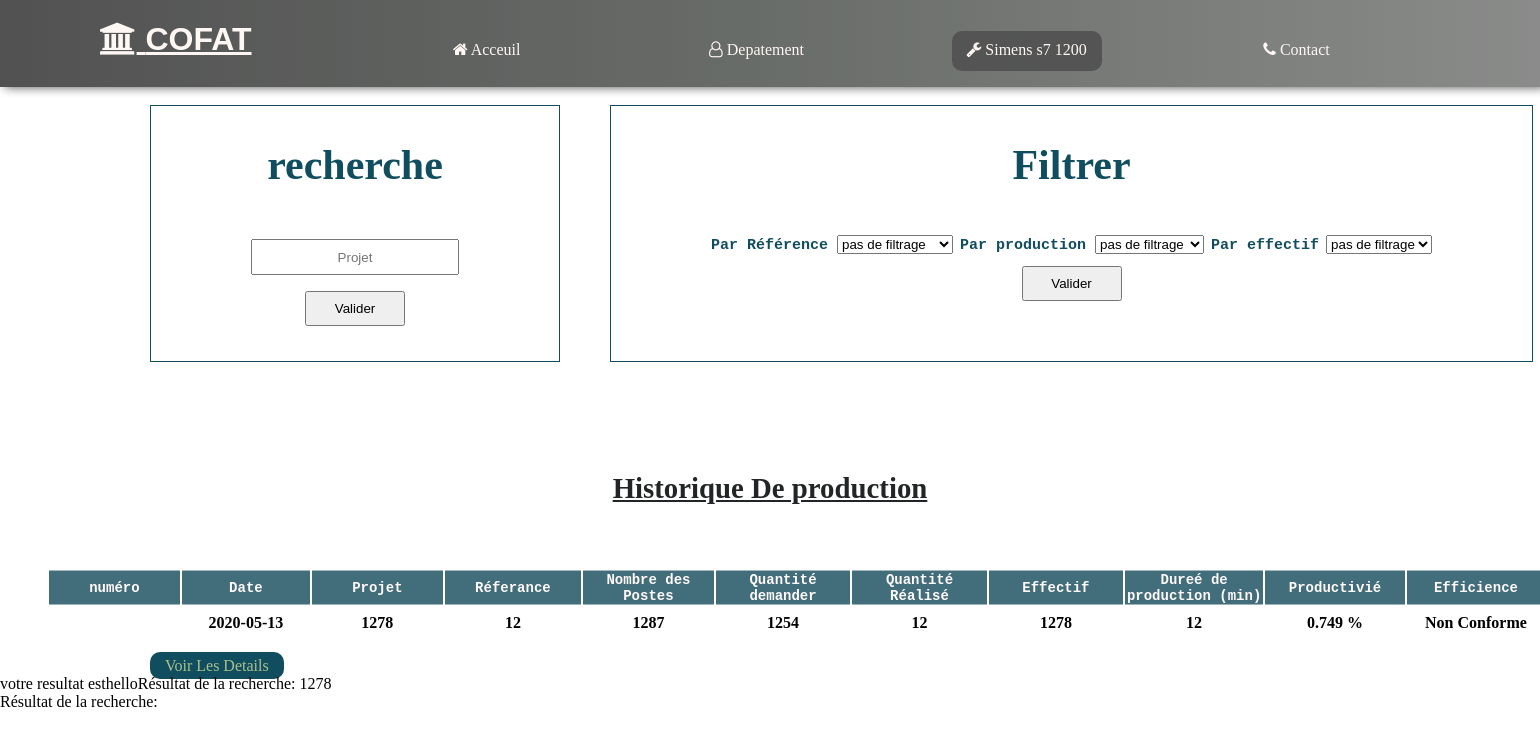
The page /siteweb/code/simens/detail.php on the database its author committed.
### tables this page shows
CREATE TABLE IF NOT EXISTS `donee` (
  `date` date NOT NULL,
  `projet` varchar(100) NOT NULL,
  `ref` varchar(100) NOT NULL,
  `poste` varchar(100) NOT NULL,
  `demande` varchar(100) NOT NULL,
  `realise` varchar(100) NOT NULL,
  `duree` varchar(100) NOT NULL,
  `effectif` varchar(100) NOT NULL
);

### siteweb/code/simens/detail.php (the view, shortened to what this page needs)
<!DOCTYPE html>
<html>
<head>
  <link rel="stylesheet" type="text/css" href="main.css">
  <link rel="stylesheet" type="text/css" href="https://stackpath.bootstrapcdn.com/font-awesome/4.7.0/css/font-awesome.min.css">
  <link rel="stylesheet" type="text/css" href="https://stackpath.bootstrapcdn.com/font-awesome/4.7.0/css/font-awesome.min.css">
  <link rel="stylesheet" type="text/css" href="production-historique.css">
</head>
<body class="photo">
    <header>
      <titre id="titre">
        <h1><i class="fa fa-university" ></i></i>  COFAT</h1>
      </titre>
     <div class="menu-bar">
     <ul>
         <li><a class=" col" href="#"><i class="fa fa-home"></i>   Acceuil</a> </li>
         <li><a class="col"href="login.php"><i class="fa fa-user-o"></i>  Depatement</a>
           </li>
         <li><a class="col active" href="#"><i class="fa fa-wrench"></i> Simens s7 1200</a>
        </li>
         <li><a class="col" href="https://www.linkedin.com/company/cofat-group/about/"><i class="fa fa-phone"></i>  Contact</a> </li>
     </ul>
     </div>
    </header>
   <br>
<box class='avant'>
<div class='title'>
<h2> recherche <h2>
<form action="ex2.php" method="post">
<input type="text" name="recherche" placeholder="Projet" >
<div >
         <button id="btn-rech" type="submit" name="recherche">Valider</button>
          </div>
</div>
<div class='title'>
<h2> Filtrer<h2>
    <h3 class='ligne'> Par Référence </h3>
<select name="ref" >
                 <option value="">pas de filtrage</option>
							</select>
<h3> Par production </h3>
<select name="ref" >
                               <option value="">pas de filtrage</option>
                            </select>
  <h3> Par effectif</h3>
  <select name="ref" >
                               <option value="">pas de filtrage</option>
                            </select>
                            <div >
         <button id="btn-rech" type="submit" name="submit">Valider</button>
          </div>
</div>
</box>
<div class="titre">
<h2> Historique De production </h2>
  </div>
<div class="effectif-2">
  <table>
    <tr class="case1">
    <th> numéro</th>
      <th> Date</th>
      <th> Projet</th>
      <th> Réferance</th>
      <th> Nombre des Postes </th>
      <th> Quantité demander</th>
      <th> Quantité Réalisé</th>
      <th> Effectif</th>
      <th> Dureé de production (min) </th>
      <th> Productivié</th>
      <th> Efficience</th>
   </tr>
<?php
require 'database.php';
$sql="SELECT * FROM donee";
$res=mysqli_query($conn,$sql);
$rowcount=mysqli_num_rows($res);
if ($rowcount>0) {
    while($row=mysqli_fetch_assoc($res)){
      $x=$row['demande'];
      $y=$row['realise'];
      $a=$row['effectif'];
      $b=$row['duree'];
   $h=12000/$x;
     $resultat=(($y*$h)/($a*$b))*100;
       $d='Non Conforme' ;
       echo'<tr>';
       echo '<th>'. $row['id'] .'</th>';
        echo '<th>'. $row['date'] .'</th>';
		echo '<th>'. $row['projet'] .'</th>';
		echo '<th>'. $row['ref'] .'</th>';
		echo '<th>'. $row['poste'] .'</th>';
		echo '<th>'. $row['demande'] .'</th>';
		echo '<th>'. $row['realise'] .'</th>';
		echo '<th>'. $row['effectif'] .'</th>';
		echo '<th>'. $row['duree'] .'</th>';
    echo '<th>'. number_format($resultat,3).' %</th>';
    if ($resultat<=80){
      echo '<th>'. $d .'</th>';
    }
        echo '</tr>';
    }
    }
?>
 </table>
</div>
<div>
<a class="page" href="detail.php"> Voir Les Details </a>
  </div>
</body>
</html>
<?php
$db_server = 'localhost';
$db_name = 'cofat2';
$db_user_login = 'root';
$db_user_pass = '';
$conn = mysqli_connect($db_server,$db_user_login, $db_user_pass, $db_name);
 $recherche = isset($_POST['recherche']) ? $_POST['recherche'] : '';
 $res = $conn->query(
 "SELECT * FROM donee
  WHERE projet LIKE '%$recherche%'
  LIMIT 10");
if ($res){
 $nbutilisateurs=mysqli_num_rows($res);
if($nbutilisateurs>0){
echo "hello";
 while( $row = mysqli_fetch_array($res)){
 echo 'Résultat de la recherche:  '.$row['projet'].' <br />';
 echo 'Résultat de la recherche:  '.$row['id'].' <br />';
 }}}
?>

### siteweb/code/simens/main.css (style rules this page uses)
body { background-size: 97%; margin: 0; padding: 0; }
header { display: block; display: flex; background-image: linear-gradient(to right,rgb(9, 9, 9), #2a302b,rgb(89, 91, 89)); box-shadow: 5px 0px 10px #000; opacity: 0.7; }
titre { margin-left: 100px; color: seashell; text-decoration: underline; font-family: 'Lucida Grande', 'Lucida Sans Unicode', Geneva, Verdana, sans-serif; }
.menu-bar { text-align: center; }
.menu-bar ul { display: flex; list-style: none; padding-top: 15px; }
.menu-bar ul li { margin-left: 120px; }
.menu-bar ul li a { color: seashell; width: 150px; height: 30px; display: block; padding-top: 10px; text-decoration: none; }
.active { background-color:rgb(0,0,0,0.8) ; border-radius: 10px; }

### siteweb/code/simens/production-historique.css (style rules this page uses)
table { position: relative; z-index: 2; left: 5%; top: 20px; margin-bottom: 30px; transform: translate(-2%,-9%); width:1500px; text-align: center; }
tr:nth-child(odd) { background-color: rgb(211, 207, 207); }
tr:first-child { background-color: #426d7a; font-size: 14px; color: snow; font-family: 'Courier New', Courier, monospace; }
table th { width: 150px; height: 30px; }
.titre { font-size: larger; color: #212526; ; margin-top: 110px; margin-bottom: 50px; text-align: center; text-decoration: underline; }
.page { margin-bottom: 30px; margin-left: 150px; background-color: #104d5e; color: #abc08d; padding: 5px 15px; border-radius: 10px; text-decoration: none; }
.avant { margin-left: 100px; display: flex; text-align: center; font-size: 28px; color: #104d5e; }
.title { margin-left: 50px; border: 1px solid #104d5e; padding: 0px 100px; }
.title h3 { display: inline; font-size: 15px; font-family: 'Courier New', Courier, monospace; }
#btn-rech { width: 100px; height: 35px; margin-top: 10px; }
.title input { width: 200px; text-align: center; height: 30px; }

### rows shown on the page
donee: date "2020-05-13", projet "1278", ref "12", poste "1287", demande "1254", realise "12", effectif "1278", duree "12", resultat "0.749", d "Non Conforme"
